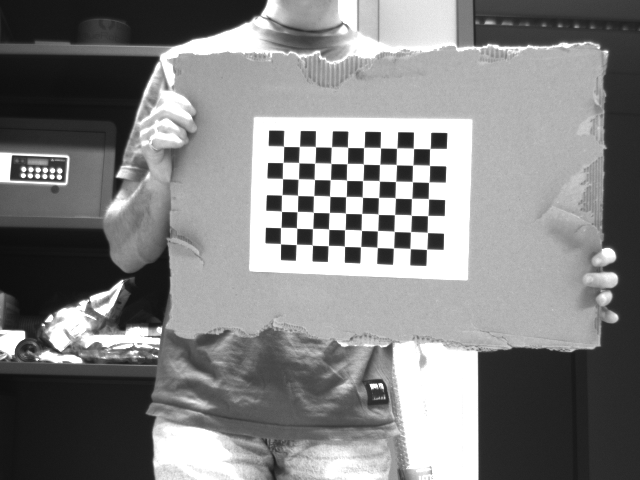
#> input picture ueye_cam/scripts/calibration/stereoLeft/left_1.png, 640 x 480 px; its folder holds 4 pictures in this run
$ python stereo_camera_calibration.py
#> lines starting #> are read from the running program, lines starting #| are printed output that depends on the picture; after the words box and inside, x2 and y2 are one past the last pixel; in counts of white or black regions, pixels touching at a corner belong together; pictures that were not available may be replaced by others from this repository, and a replacement may not be noted
import numpy as np
import cv2 as cv
import glob
import os

chessboardSize = (10, 7)
frameSize = (640, 480)

# terminate criteria
criteria = (cv.TERM_CRITERIA_EPS + cv.TERM_CRITERIA_MAX_ITER, 30, 0.001)

# object points in the camera
objp = np.zeros((chessboardSize[0] * chessboardSize[1], 3), np.float32)
objp[:,:2] = np.mgrid[0:chessboardSize[0], 0:chessboardSize[1]].T.reshape(-1, 2)


checker_size = 22
objp = objp * checker_size

# array to store obj points and img points

objpoints = []
imgpointsL = []
imgpointsR = []

imageLeft = glob.glob('/home/ale/ros2_ws/src/ueye_cam_ros2/ueye_cam/scripts/calibration/stereoLeft/*.png')
imageRight = glob.glob('/home/ale/ros2_ws/src/ueye_cam_ros2/ueye_cam/scripts/calibration/stereoRight/*.png')

imageLeft.sort(key=lambda x: int(os.path.basename(x).split('_')[1].split('.')[0]))
imageRight.sort(key=lambda x: int(os.path.basename(x).split('_')[1].split('.')[0]))

for imgLeft, imgRight in zip(imageLeft, imageRight):

    imgL = cv.imread(imgLeft)
#> imgL is the input picture: shape (480, 640, 3); min 13, max 255, mean 130.8
    imgR = cv.imread(imgRight)

    grayL = cv.cvtColor(imgL, cv.COLOR_BGR2GRAY)
    grayR = cv.cvtColor(imgR, cv.COLOR_BGR2GRAY)

    # Find corners
    retL, cornersL = cv.findChessboardCorners(grayL, chessboardSize, None)
#> retL = True; cornersL = 70 rows, first 8: [283.7, 146.4], [299.3, 146.5], [315.5, 146.8], [331.3, 147], [347.7, 147.4], [363.6, 147.6], [380.5, 147.8], [396.5, 148.4]
    retR, cornersR = cv.findChessboardCorners(grayR, chessboardSize, None)
#> retR = True; cornersR has the same summary as cornersL

    # add object points
    if retL and retR == True:

        objpoints.append(objp)

        cornersL = cv.cornerSubPix(grayL, cornersL, (11, 11), (-1, -1), criteria)
#> cornersL = 70 rows, first 8: [283.5, 146.3], [299.4, 146.4], [315.5, 146.6], [331.4, 146.8], [347.5, 147.3], [363.8, 147.4], [380.4, 147.7], [396.7, 148.1]
        imgpointsL.append(cornersL)

        cornersR = cv.cornerSubPix(grayR, cornersR, (11, 11), (-1, -1), criteria)
#> cornersR has the same summary as cornersL
        imgpointsR.append(cornersR)

        cv.drawChessboardCorners(imgL, chessboardSize, cornersL, retL)
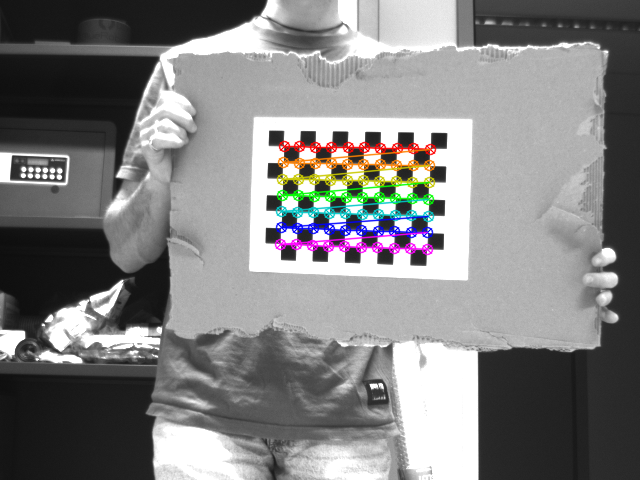
#> imgL: shape (480, 640, 3); 3.43% of pixels changed, all inside (x1, y1, x2, y2) = (274, 140, 437, 256)
        cv.imshow("Chessboard Left", imgL)

        cv.drawChessboardCorners(imgR, chessboardSize, cornersR, retR)
        cv.imshow("Chessboard Right", imgR)

        cv.waitKey(1000)

cv.destroyAllWindows()

# Calibration

retL, cameraMatrixL, distL, rvecsL, tvecsL = cv.calibrateCamera(objpoints, imgpointsL, frameSize, None, None)
#> retL = 0.113; cameraMatrixL = [[1016.4, 0, 306.9], [0, 1021.5, 235.7], [0, 0, 1]]; distL = [[-0.688, 20.24, -0.00485, 0.0177, -385.7]]; rvecsL = ([0.0164, 0.199, 0.0329],); tvecsL = ([-31.96, -121.1, 1375.5],)
heightL, widthL, channelsL = imgL.shape
#> heightL = 480; widthL = 640; channelsL = 3
newCameraMatrixL, roi_L = cv.getOptimalNewCameraMatrix(cameraMatrixL, distL, (widthL, heightL), 1, (widthL, heightL))
#> newCameraMatrixL = [[1016.4, 0, 306.9], [0, 890.5, 224.3], [0, 0, 1]]; roi_L = (0, 19, 639, 418)

retR, cameraMatrixR, distR, rvecsR, tvecsR = cv.calibrateCamera(objpoints, imgpointsR, frameSize, None, None)
#> retR = 0.113; cameraMatrixR has the same summary as cameraMatrixL; distR = [[-0.688, 20.24, -0.00485, 0.0177, -385.7]]; rvecsR = ([0.0164, 0.199, 0.0329],); tvecsR = ([-31.96, -121.1, 1375.5],)
heightR, widthR, channelsR = imgR.shape
#> heightR = 480; widthR = 640; channelsR = 3
newCameraMatrixR, roi_R = cv.getOptimalNewCameraMatrix(cameraMatrixR, distR, (widthR, heightR), 1, (widthR, heightR))
#> newCameraMatrixR = [[1016.4, 0, 306.9], [0, 890.5, 224.3], [0, 0, 1]]; roi_R = (0, 19, 639, 418)

# Stereo

flags = 0
flags |= cv.CALIB_FIX_INTRINSIC

criteria_stero = (cv.TERM_CRITERIA_EPS + cv.TERM_CRITERIA_MAX_ITER, 30, 0.001)

retStereo, newCameraMatrixL, distL, newCameraMatrixR, distR, rot, trans, essentialMatrix, foundamentalMatrix = cv.stereoCalibrate(objpoints, imgpointsL, imgpointsR, newCameraMatrixL, distL, newCameraMatrixR, distR, frameSize)
#> retStereo = 1.04; rot = [[1, 0, 0], [0, 1, 0], [0, 0, 1]]; trans = [1.31e-13, -2.85e-14, 5.71e-14]; essentialMatrix = [[0, -5.71e-14, -2.85e-14], [5.71e-14, 0, -1.31e-13], [2.85e-14, 1.31e-13, 0]]; foundamentalMatrix = [[0, -6.31e-20, -1.39e-17], [6.31e-20, 0, -1.66e-16], [1.39e-17, 1.66e-16, 0]]

# Rectification
rectifyScale = 1
rectL, rectR, projMatrixL, projMatrixR, Q, roi_L, roi_R = cv.stereoRectify(newCameraMatrixL, distL, newCameraMatrixR, distR, grayL.shape[::-1], rot, trans, rectifyScale, (0,0))
#> rectL = [[0.899, -0.196, 0.393], [0.196, 0.98, 0.0405], [-0.393, 0.0405, 0.919]]; rectR has the same summary as rectL; projMatrixL = [[890.5, 0, -116.5, 0], [0, 890.5, 175.3, 0], [0, 0, 1, 0]]; projMatrixR = [[890.5, 0, -116.5, 1.3e-10], [0, 890.5, 175.3, 0], [0, 0, 1, 0]]; Q = [[1, 0, 0, 116.5], [0, 1, 0, -175.3], [0, 0, 0, 890.5], [0, 0, -6.88e+12, 0]]; roi_L = (32, 13, 551, 384); roi_R = (32, 13, 551, 384)

stereoMapL = cv.initUndistortRectifyMap(newCameraMatrixL, distL, rectL, projMatrixL, grayL.shape[::-1], cv.CV_16SC2)
stereoMapR = cv.initUndistortRectifyMap(newCameraMatrixR, distR, rectR, projMatrixR, grayR.shape[::-1], cv.CV_16SC2)

print("Saving paramters...")

cv_file = cv.FileStorage('StereoMap.xml', cv.FILE_STORAGE_WRITE)

cv_file.write('stereoMapL_x', stereoMapL[0])
cv_file.write('stereoMapL_y', stereoMapL[1])
cv_file.write('stereoMapR_x', stereoMapR[0])
cv_file.write('stereoMapR_y', stereoMapR[1])

cv_file.release()

# Save to TXT file
with open('stereo_calibration_params.txt', 'w') as f:
    f.write("=" * 80 + "\n")
    f.write("STEREO CAMERA CALIBRATION PARAMETERS\n")
    f.write("=" * 80 + "\n\n")

    # Left Camera Parameters
    f.write("LEFT CAMERA PARAMETERS:\n")
    f.write("-" * 80 + "\n")
    f.write(f"Reprojection Error: {retL:.6f}\n\n")
    f.write("Camera Matrix:\n")
    f.write(f"{cameraMatrixL}\n\n")
    f.write("Distortion Coefficients:\n")
    f.write(f"{distL.ravel()}\n\n")
    f.write("Optimal Camera Matrix:\n")
    f.write(f"{newCameraMatrixL}\n\n")

    # Right Camera Parameters
    f.write("RIGHT CAMERA PARAMETERS:\n")
    f.write("-" * 80 + "\n")
    f.write(f"Reprojection Error: {retR:.6f}\n\n")
    f.write("Camera Matrix:\n")
    f.write(f"{cameraMatrixR}\n\n")
    f.write("Distortion Coefficients:\n")
    f.write(f"{distR.ravel()}\n\n")
    f.write("Optimal Camera Matrix:\n")
    f.write(f"{newCameraMatrixR}\n\n")

    # Stereo Calibration Parameters
    f.write("STEREO CALIBRATION PARAMETERS:\n")
    f.write("-" * 80 + "\n")
    f.write(f"Stereo Reprojection Error: {retStereo:.6f}\n\n")

    # Rotation Matrix
    f.write("Rotation Matrix (R):\n")
    f.write(f"{rot}\n\n")

    # Translation Vector (baseline)
    f.write("Translation Vector (T):\n")
    f.write(f"{trans.ravel()}\n\n")

    # Calculate baseline (Euclidean distance)
    baseline = np.linalg.norm(trans)
#> baseline = 1.45e-13
    f.write(f"Baseline (distance between cameras): {baseline:.6f} mm\n\n")

    # Essential Matrix
    f.write("Essential Matrix:\n")
    f.write(f"{essentialMatrix}\n\n")

    # Fundamental Matrix
    f.write("Fundamental Matrix:\n")
    f.write(f"{foundamentalMatrix}\n\n")

    # Rectification Parameters
    f.write("RECTIFICATION PARAMETERS:\n")
    f.write("-" * 80 + "\n")
    f.write("Left Rectification Matrix:\n")
    f.write(f"{rectL}\n\n")
    f.write("Right Rectification Matrix:\n")
    f.write(f"{rectR}\n\n")
    f.write("Left Projection Matrix:\n")
    f.write(f"{projMatrixL}\n\n")
    f.write("Right Projection Matrix:\n")
    f.write(f"{projMatrixR}\n\n")
    f.write("Disparity-to-Depth Mapping Matrix (Q):\n")
    f.write(f"{Q}\n\n")

    f.write("=" * 80 + "\n")
    f.write(f"Number of calibration images used: {len(objpoints)}\n")
    f.write(f"Chessboard size: {chessboardSize}\n")
    f.write(f"Square size: {checker_size} mm\n")
    f.write("=" * 80 + "\n")

print("Parameters saved to 'stereo_calibration_params.txt'")

# Verify rectification with last image pair
imgL_rectified = cv.remap(imgL, stereoMapL[0], stereoMapL[1], cv.INTER_LANCZOS4)
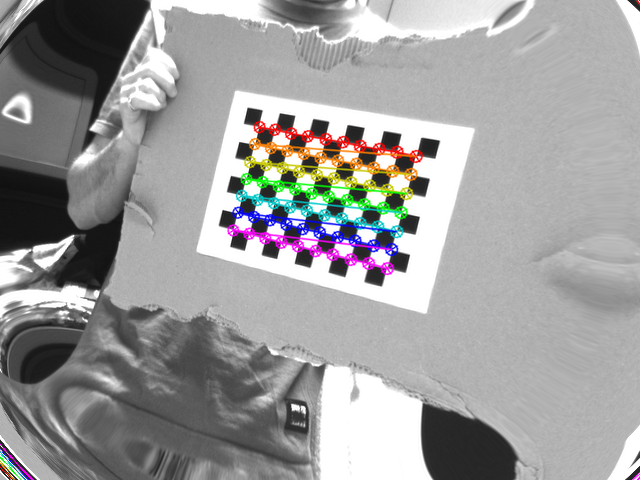
#> imgL_rectified: shape (480, 640, 3); mean B, G, R 155.9, 156.1, 156.6
imgR_rectified = cv.remap(imgR, stereoMapR[0], stereoMapR[1], cv.INTER_LANCZOS4)

# Draw horizontal lines to check epipolar alignment
for i in range(0, imgL_rectified.shape[0], 50):
    cv.line(imgL_rectified, (0, i), (imgL_rectified.shape[1], i), (0, 255, 0), 1)
    cv.line(imgR_rectified, (0, i), (imgR_rectified.shape[1], i), (0, 255, 0), 1)
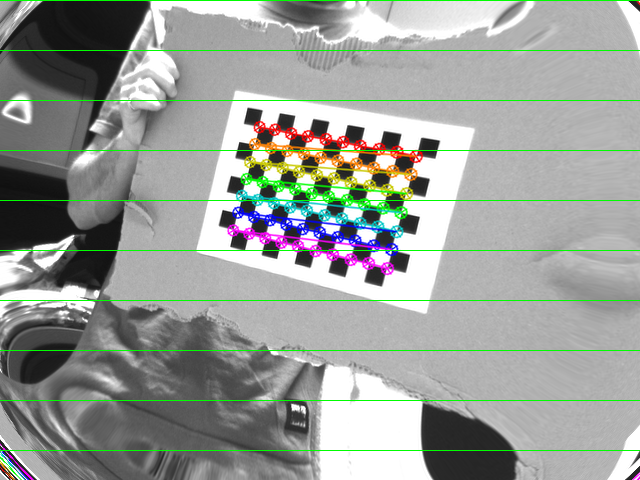
#> imgL_rectified: shape (480, 640, 3); 2.08% of pixels changed, all inside (x1, y1, x2, y2) = (0, 0, 640, 451)

combined = np.hstack((imgL_rectified, imgR_rectified))
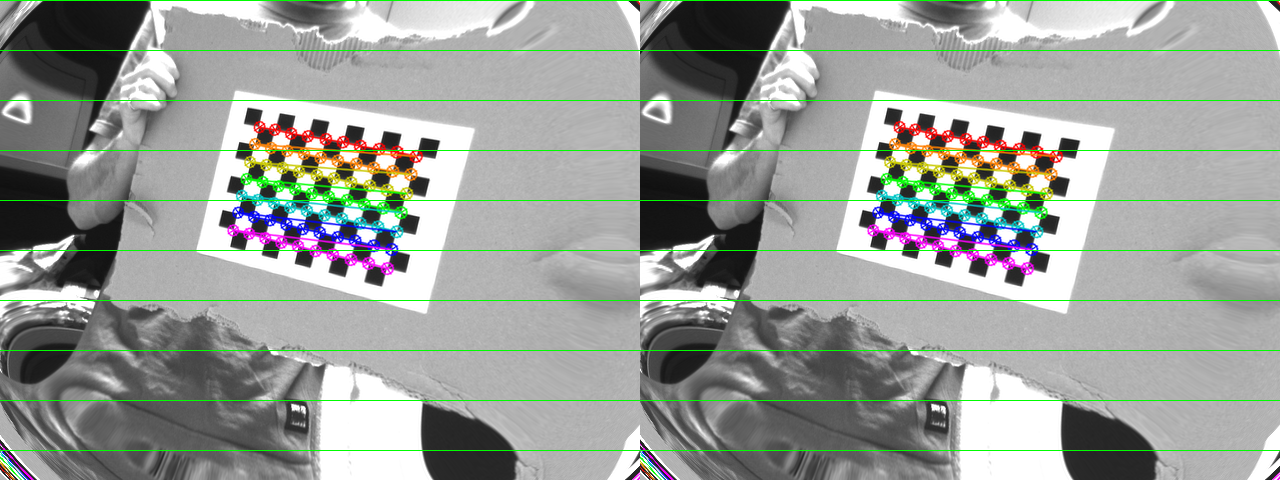
#> combined: shape (480, 1280, 3); mean B, G, R 152.6, 158.1, 153.3
cv.imshow("Rectified Stereo Pair - Lines should align", combined)
cv.waitKey(0)
cv.destroyAllWindows()
